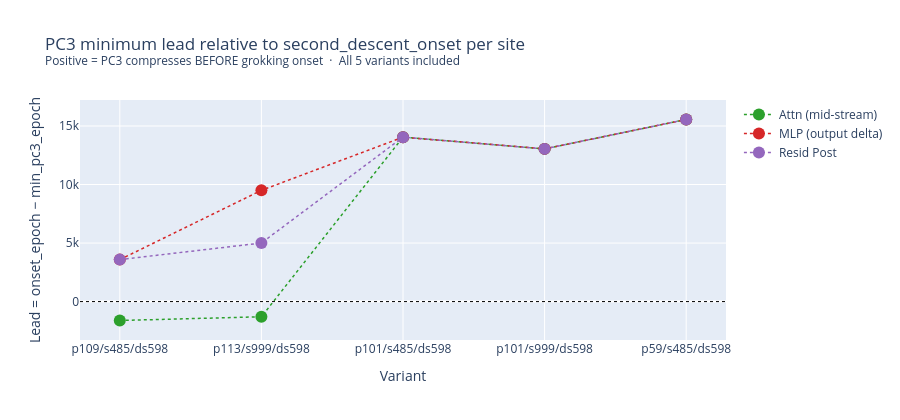

Notebook cell for this chart:
### Markdown cell above
## Cell 3: PC3 Minimum Timing — Lead/Lag Relative to Grokking

For each grokked variant, where does each site's PC3 minimum fall relative to grokking?
Positive lead = PC3 compresses before grokking; negative = after.

Hypothesis:
- Attn PC3 minimum closely precedes grokking (maximum ring planarity just before transition)
- MLP PC3 minimum precedes attn (MLP organizes first, releases 3D space)

### Code cell
# Lead relative to onset — works for all 5 variants (including non-threshold grokkers)
onset_events = [e for e in pc3_events if e['lead_onset'] is not None]

fig = go.Figure()

for site in SITES:
    site_events = [e for e in onset_events if e['site'] == site]
    variant_labels = [e['variant'] for e in site_events]
    leads = [e['lead_onset'] for e in site_events]

    fig.add_trace(go.Scatter(
        x=variant_labels, y=leads,
        mode='markers+lines',
        name=SITE_LABELS[site],
        marker=dict(color=SITE_COLORS[site], size=12),
        line=dict(color=SITE_COLORS[site], width=1.5, dash='dot'),
        hovertemplate=f'{SITE_LABELS[site]}<br>%{{x}}<br>Lead: %{{y:+d}} epochs<extra></extra>',
    ))

fig.add_hline(y=0, line=dict(color='black', dash='dot', width=1))
fig.update_layout(
    title='PC3 minimum lead relative to second_descent_onset per site<br>'
          '<sup>Positive = PC3 compresses BEFORE grokking onset  ·  All 5 variants included</sup>',
    xaxis_title='Variant',
    yaxis_title='Lead = onset_epoch − min_pc3_epoch',
    height=420,
)
fig.show()

# Also show relative to test_loss_threshold for the 3 variants that grokked cleanly
print('\nLead relative to test_loss_threshold (grokked variants only):')
print(f'{"Variant":<25} {"Site":<18} {"Lead→thresh":<14} {"Lead→onset"}')
print('-' * 70)
for e in sorted(pc3_events, key=lambda e: (e['variant'], e['site'])):
    if e['lead'] is None:
        continue
    print(f"{e['variant']:<25} {e['site']:<18} {e['lead']:+8d}       {e['lead_onset']:+d}")

### Figure 1 — Plotly figure (JSON) as saved in the notebook; plotly's stock layout.template omitted (floating-point values rounded to 4 significant figures)
{"data": [{"hovertemplate": "Attn (mid-stream)<br>%{x}<br>Lead: %{y:+d} epochs<extra></extra>", "line": {"color": "#2ca02c", "dash": "dot", "width": 1.5}, "marker": {"color": "#2ca02c", "size": 12}, "mode": "markers+lines", "name": "Attn (mid-stream)", "type": "scatter", "x": ["p109/s485/ds598", "p113/s999/ds598", "p101/s485/ds598", "p101/s999/ds598", "p59/s485/ds598"], "y": [-1616, -1297, 14045, 13043, 15553]}, {"hovertemplate": "MLP (output delta)<br>%{x}<br>Lead: %{y:+d} epochs<extra></extra>", "line": {"color": "#d62728", "dash": "dot", "width": 1.5}, "marker": {"color": "#d62728", "size": 12}, "mode": "markers+lines", "name": "MLP (output delta)", "type": "scatter", "x": ["p109/s485/ds598", "p113/s999/ds598", "p101/s485/ds598", "p101/s999/ds598", "p59/s485/ds598"], "y": [3584, 9503, 14045, 13043, 15553]}, {"hovertemplate": "Resid Post<br>%{x}<br>Lead: %{y:+d} epochs<extra></extra>", "line": {"color": "#9467bd", "dash": "dot", "width": 1.5}, "marker": {"color": "#9467bd", "size": 12}, "mode": "markers+lines", "name": "Resid Post", "type": "scatter", "x": ["p109/s485/ds598", "p113/s999/ds598", "p101/s485/ds598", "p101/s999/ds598", "p59/s485/ds598"], "y": [3584, 5003, 14045, 13043, 15553]}], "layout": {"height": 420, "shapes": [{"line": {"color": "black", "dash": "dot", "width": 1}, "type": "line", "x0": 0, "x1": 1, "xref": "x domain", "y0": 0, "y1": 0, "yref": "y"}], "title": {"text": "PC3 minimum lead relative to second_descent_onset per site<br><sup>Positive = PC3 compresses BEFORE grokking onset  ·  All 5 variants included</sup>"}, "xaxis": {"title": {"text": "Variant"}}, "yaxis": {"title": {"text": "Lead = onset_epoch − min_pc3_epoch"}}}}
